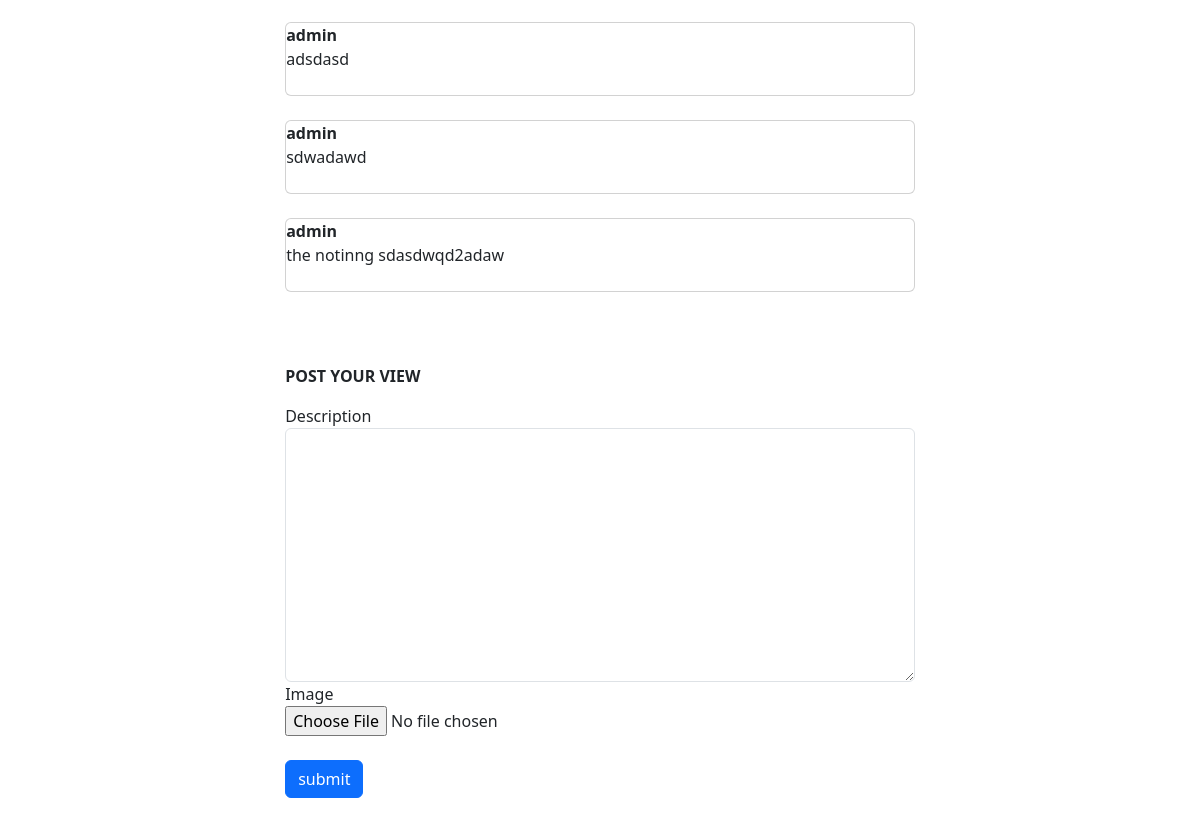
/question/1 (signed in, lower part), run on an earlier commit of the app's database.
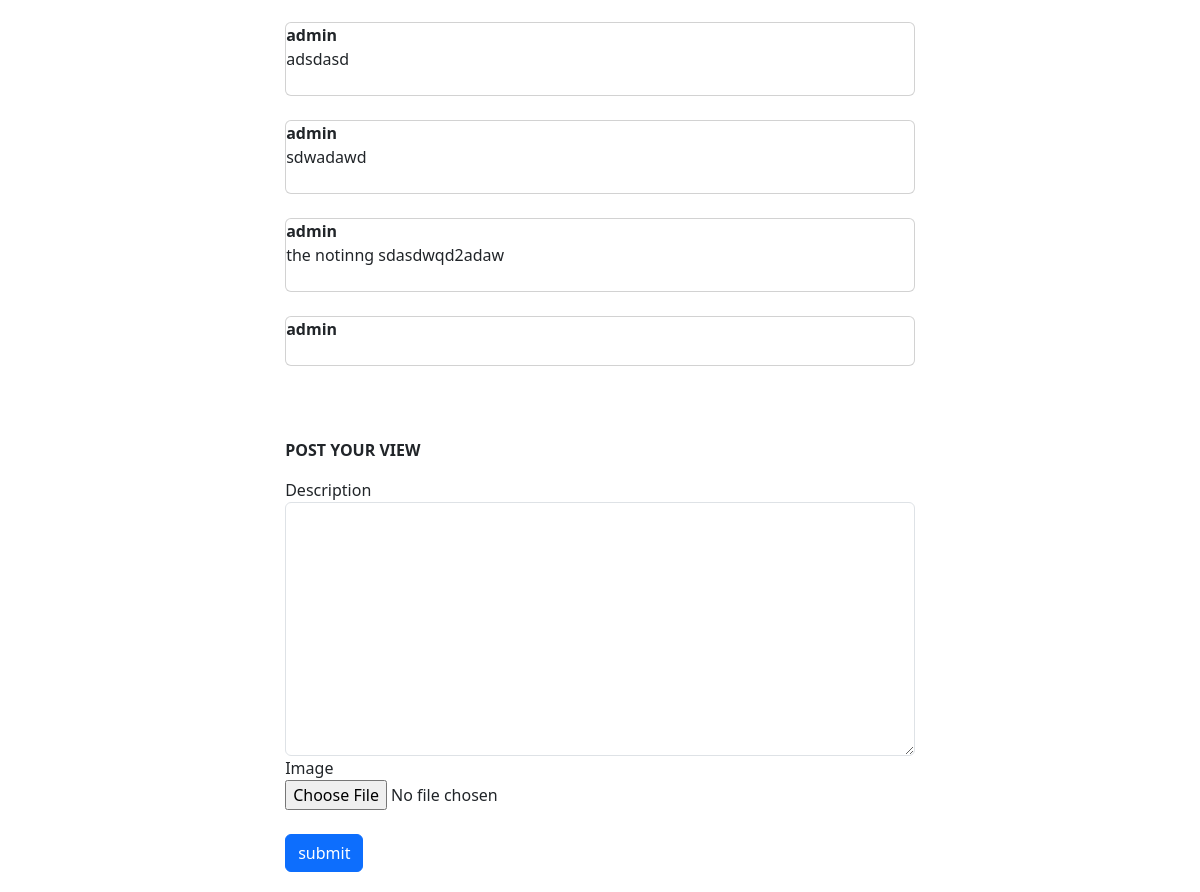
And on a later commit of the database.
### forum/models.py (models this page shows)
class answers(models.Model):
    users = models.ForeignKey(User, on_delete=models.CASCADE,blank=True)
    ans = models.ForeignKey(question,on_delete=models.CASCADE)
    description = models.TextField(null=True,blank=True)
    image = models.ImageField(null=True,blank=True)

### forum/views.py (the view, shortened to what this page needs)
# urls.py: path('question/<int:id>',question_view,name='question'),
def question_view(request,id):
    questions = question.objects.get(id = id)
    answer = answers.objects.filter(ans__id = id)
    answer_box = answer_form()
    dictionary ={
        'question':questions,
        'answers':answer,
        'answer_box':answer_box
    }
    return render(request,'question.html',dictionary)

### forum/forms.py
class answer_form(forms.ModelForm):
    class Meta:
        model = answers
        fields = ['description','image']

### forum/templates/question.html (shortened to what this page needs)
{% extends 'base.html' %}
{% load crispy_forms_tags %}
{% block content %}
<div class="contain" style="margin-right:20%; margin-left:20%; padding:20px;">
    <div>
        <br>
        <br>
        {% for answer in answers %}
        <div class="card justify-content-center">
            <div class="fw-semibold">
                {{ answer.users }}
                <br>
            </div>
            <div class="fw-normal ">
                {{ answer.description }}
            </div>
            <div class="image">
            </div>
        </div>
        <br>
        {% endfor %}
    </div>
    <br>
    <br>
    {% if request.user.is_authenticated %}
    <p class="fw-semibold"><b> POST YOUR VIEW </b></p>
    <div class="form-group">
        <form method="post">
            {{ answer_box|crispy }}
            <br>
            <button class="btn btn-primary" type="submit">submit</button>
        </form>
    </div>
    {% else %}
    <a class="btn btn-primary" href="{% url 'login' %}" role="button">Click to Comment</a>
    {% endif %}
</div>
{% endblock content %}

What changed in the data, as far as the page shows it:
added answers: users "admin"
